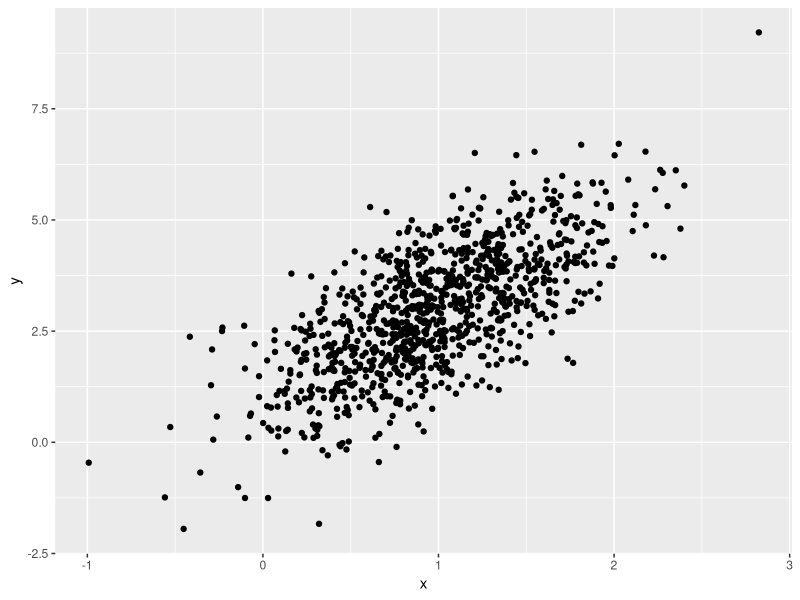
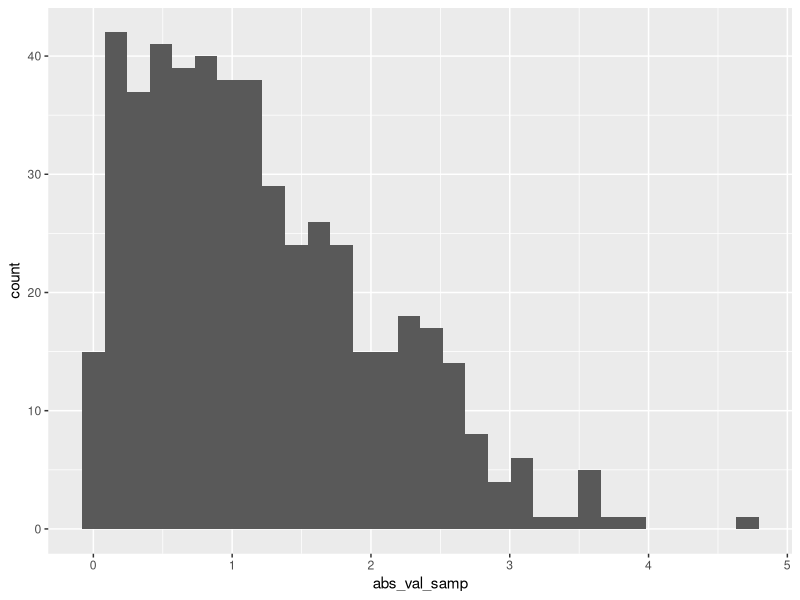

The R source for these figures, in order:
## ---- chunk 1
library(tidyverse)
## ---- chunk 2
samp = rnorm(100)
length(samp)
## ---- chunk 3
mean(samp)
sd(samp)
## ---- chunk 4
example_df <- 
  tibble(
    vec_numeric = 1:4,
    vec_char = c("My", "name", "is", "jeff"),
    vec_factor = factor(c("male", "male", "female", "female"))
  )
## ---- chunk 5
plot_df = 
  tibble(
    x = rnorm(1000, mean = 1, sd = .5),
    y = 1 + 2 * x + rnorm(1000)
  )

ggplot(plot_df, aes(x = x, y = y)) + geom_point()
## ---- chunk 6
la_df <- 
  tibble(
    numeric_samp = rnorm(500, mean = 1),
    greater_0 = numeric_samp > 0,
    abs_val_samp = abs(numeric_samp)
  )

ggplot(la_df, aes(x = abs_val_samp)) + geom_histogram()
